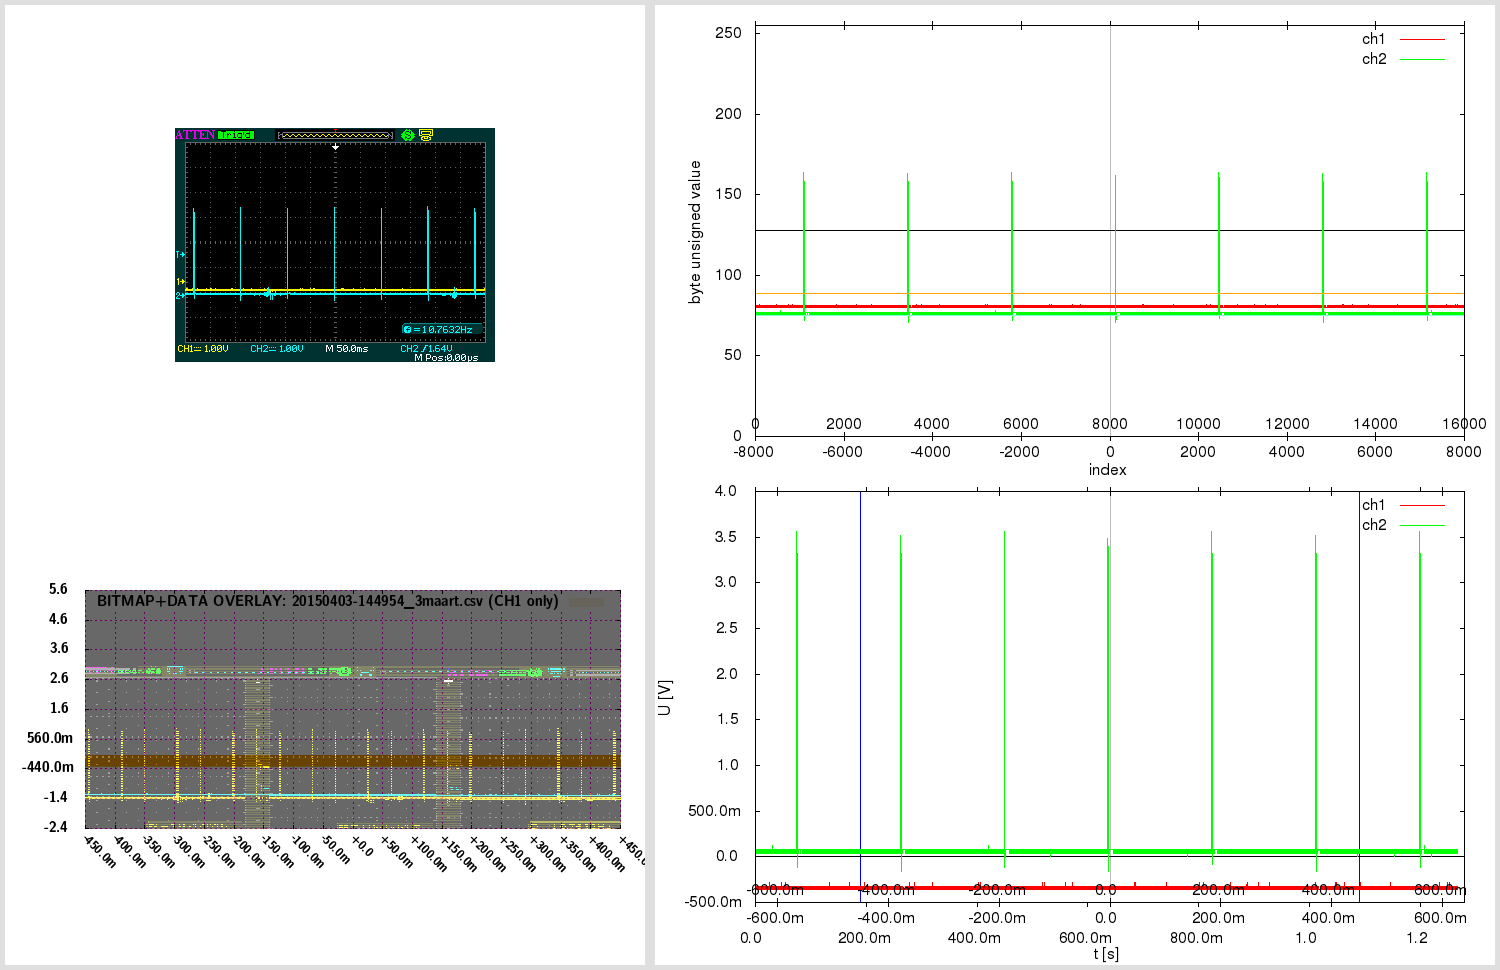

gnuplot code for this plot:

# 20150403-144954_3maart.gnuplot [generated by /home/warreee/attenload/adsparse-wave.pl]
# single gnuplot file, with two potentially independent scripts
# generates three plots: one based on integer, other based on real (SI) values
# and one bitmap overlay - and then montages them using ImageMagick

# attengrab .csv can just be centered (over t)
# -> the x=0 (t=0) will correspond to scope center
# (but .DAV/.CSV will also need extra sample alignment)

# in Linux, to see available fonts, do:
# fc-list --verbose | grep 'fullname:' | less
# the two fonts used here:
# LMSansDemiCond10-Regular or "Latin Modern Sans Demi Cond"; and Helvetica
# Helvetica doesn't even get reported on my system:
# $ fc-list --verbose | grep 'fullname:' | grep -i 'Helvetica\|Demi Cond'
#	fullname: "LM Sans Demi Cond 10 Regular"(s) "LMSansDemiCond10-Regular"(s)


print "Gnuplotting..."

## "master settings" (shared between both parts of script)

# line color - specified by linestyles
set style line 1 linetype 1 linecolor rgb "red"
set style line 2 linetype 1 linecolor rgb "green"
set style line 3 linetype 1 linecolor rgb "orange"
set style line 4 linetype 1 linecolor rgb "aquamarine"
set style line 5 linetype -1 linecolor rgb "black"
set style line 6 linetype -1 linecolor rgb "gray"
set style line 7 linetype 1 linecolor rgb "blue"


# VARIABLES ########### ########### ###########

fnbase="20150403-144954_3maart"
fn_bmp = fnbase . ".bmp"
fn_pngr = fnbase . "_r.png"
fn_pngi = fnbase . "_i.png"
fn_pngov = fnbase . "_ov.png"
fn_pngt = fnbase . "_tmp.png"
fn_pngo = fnbase . ".png"

# scope screen(shot) properties
tdiv = 0.05          # T/DIV (50e-9)
toffs = 0        # time offset (scope) (200e-9)
vdiv1 = 1        # V/DIV CH1 (500e-3)
vdiv2 = 1         # V/DIV CH2 (50e-3)
voffs1 = -1.56         # volt offset CH1 (-1.5)
voffs2 = -2.12       # volt offset CH2 (100e-3)
sampintp  = 8.00000063e-05    # (500e-12)
sampintf  = 1/sampintp
sratacqf  = 12500      # (250e6)
sratacqp  = 1/sratacqf
#osf = 1.0    # oversample factor (multiplies .CSV and .DAV time domain) # unused here
adsFactor = 1.28

# (edges of current capture and divisions)
scope_hdiv=18
scope_vdiv=8
# enforce floating point (see below)
scope_trange = scope_hdiv*tdiv*1.0    # (900e-9)
scope_left=toffs-(scope_trange/2)     # (-250e-9)
scope_right=toffs+(scope_trange/2)    # (650e-9)
scope_bottom=-voffs1-(scope_vdiv*vdiv1/2) # -500e-3
scope_top=-voffs1+(scope_vdiv*vdiv1/2)    # 3.5

totalch1Vspan=scope_vdiv*vdiv1
totalch2Vspan=scope_vdiv*vdiv2
ch1Vcoeff = adsFactor*totalch1Vspan/(2**8)
ch2Vcoeff = adsFactor*totalch2Vspan/(2**8)

voffs1int = voffs1/ch1Vcoeff  # -39
voffs2int = voffs2/ch2Vcoeff  # -53

acsv_fn = fnbase . '.csv' # '20130020-013902.csv' # from attenload tmp_wav
acsz=16000         # tmp_wav/.csv size (900)
fts=8e-05         # final timestep (sampling period)
# here scope_trange could be 18*1, with acsz 16000;
# if as integer, 18/16000 would be 0 - enforce floating point
# above enforcing scope_trange to float doesn't work,
# must again here:
tdivp = 1.0*scope_trange/acsz   # sampling rate, based on scope range and numsamples in tmp (1ns)
tdivf = 1/tdivp             # freq based on that sampling rate

# just in case - not needed usually:
triglevel=1.64
trigholdoff=100e-9

toffsamp = toffs/fts		# 0
# time finetune offset - int (samples) (depends on range)
tfoi = -164


#### extract bitmap from .png, if .bmp not present
# was -crop 480x234+10+10; now -crop 480x234+95+128

cmdstr = 'if (! test -f "'.fn_bmp.'") ; then \
  echo -n "'.fn_bmp.' not found .. " ; \
  if [ -f "'.fn_pngo.'" ] ; then \
    echo -n "'.fn_pngo.' found - extracting" ; \
    convert -crop 480x234+95+128 "'.fn_pngo.'" "'.fn_bmp.'" ; \
  else \
    echo -n "'.fn_pngo.' not found - cannot extract" ; \
  fi ; \
else \
  echo -n "'.fn_bmp.' found - using that" ; \
fi; echo'

#print cmdstr
# note - since cmdstr above uses double quotes,
# must use single quotes for bash here!:
print system("bash -c '". cmdstr ."' 2>&1")


##################################
###### plot directly with unsigned byte data

set terminal png size 840,480
set termoption enhanced
set termoption font "Helvetica, 12"

set output fn_pngi
set datafile separator ","

# set axis label
set xlabel "index" offset 0.0,0.8
set ylabel "byte unsigned value" offset 1.0,0.0


# horizontal line as functions
zeroline(x)=128
ch1offs(x)=128+voffs1int # (-39)
ch2offs(x)=128+voffs2int # (-53)

# vertical line - headless arrow
# "y" scope axis in middle:
ymI = acsz/2
set arrow from ymI,0 to ymI,255 nohead ls 5
# time offset:
toI = ymI - toffs/fts
set arrow from toI,0 to toI,255 nohead ls 6


# must use multiplot here, to have two x-axes
# and thus, must set lmargin, so both graphs match

set size 1.0,0.9      # 0.1/2 = 0.05
set bmargin 0
set lmargin 10
set yrange [0:255] # 8-bit


set multiplot

set origin 0,0.1
set xrange [0:acsz]
set xtics in
set xtics offset 0,graph 0.08
plot \
  zeroline(x) with lines notitle ls 5,\
  acsv_fn using 1:2 with lines title "ch1" ls 1, \
  "" using 1:3 with lines title "ch2" ls 2, \
  ch1offs(x) with lines notitle ls 3, \
  ch2offs(x) with lines notitle ls 4

unset arrow # if big offset, line from prev. can 'leak' in next at diff place, so reset

set origin 0,0.1
set xtics out
set xtics offset 0,graph 0.02
set xrange [-acsz/2:acsz/2-1]
#set xtics nomirror 500
set noytics
set noylabel
unset xlabel # set xlabel ""
set border 1
plot 0 notitle

set nomultiplot


### reset previous settings
#unset border # no work for default
set border    # Draw default borders:
set ytics
unset yrange


##################################
###### plot with converted real SI units

# reset # resets set style line!

set terminal png size 840,480
set termoption enhanced
set termoption font "Helvetica, 12"

set output fn_pngr
set datafile separator ","

# set axis label
set xlabel "t [s]" offset 0.0,0.1
set ylabel "U [V]" offset 1.0,0.0

# axis tics format
set format y "%.1s%c"
set format x "%.1s%c"


# horizontal line as functions
zerolineR(x)=0
# don't show real offsets; they could be way off depending on V/DIV
#ch1offsR(x)=0+(-1.56)
#ch2offsR(x)=0+(-2.12)

# "y" scope axis in middle (the +1 added to ymI so it snaps at 0):
ymR=(ymI+1)*fts
set arrow from ymR,graph 0 to ymR,graph 1 nohead ls 5
# time offset:
toR=toI*fts
set arrow from toR,graph 0 to toR,graph 1 nohead ls 6
# indicate scope range here too
set arrow from scope_left+toR,graph 0 to scope_left+toR,graph 1 nohead ls 7
set arrow from scope_right+toR,graph 0 to scope_right+toR,graph 1 nohead ls 7


# must use multiplot here, to have two x-axes
# and thus, must set lmargin, so both graphs match

set size 1.0,0.9      # 0.1/2 = 0.05
set bmargin 0
set lmargin 10
set yrange [] writeback # since we don't set explicity, must save autorange
set autoscale y

set multiplot

set origin 0,0.13
set xrange [0:acsz*fts]
set xtics out
set xtics offset 0,graph -0.03
plot \
  zerolineR(x) with lines notitle ls 5,\
  acsv_fn using ($4+tfoi*fts):5 with lines title "ch1" ls 1, \
  "" using ($4+tfoi*fts):6 with lines title "ch2" ls 2

set yrange restore # this saves the found yrange after `plot`
unset arrow # if big offset, line from prev. can 'leak' in next at diff place, so reset

set origin 0,0.13
set xtics out
set xtics offset 0,graph 0.02
set xrange [(-acsz/2)*fts:(acsz/2-1)*fts]
set noytics
set noylabel
unset xlabel # set xlabel ""
set border 1
plot GPVAL_Y_MIN notitle

set origin 0,0.13
set xtics in
set xtics offset 0,graph 0.08
# wrong to put xrange [scope_left:scope_right] here;
# as [scope_left:scope_right] could be a snippet,
# and this graph shows entire capture!
# simply move the previous scale for toffset
toRR=(acsz/2.)*fts-toR
set xrange [(-acsz/2)*fts+toRR:(acsz/2-1)*fts+toRR]
set noytics
set noylabel
unset xlabel # set xlabel ""
set border 1
plot GPVAL_Y_MIN notitle

set nomultiplot


##################################
###### plot with bitmap and data overlay

# here 840,480 remains as output png size,
# even if not set explicitly; also, make
# the height smaller - so can have gravity North in montage

set terminal png truecolor size 640,305 # size 840,480
set termoption enhanced
myfont="LMSansDemiCond10-Regular"   # LMSansDemiCond10-Regular or "Latin Modern Sans Demi Cond"
# cannot do concatenation direct in termoption line, so in separate string
myfontb="".myfont.", 12"
set termoption font myfontb

set output fn_pngov
set datafile separator ","


set autoscale
unset xtics
unset ytics
unset border
unset arrow # delete all arrows
unset object # (hopefully) delete objects?

set xrange [scope_left:scope_right]
xticstep=(scope_right-scope_left)/scope_hdiv
set xtics in scope_left,xticstep,scope_right scale 1
set yrange [scope_bottom:scope_top]
yticstep=(scope_top-scope_bottom)/scope_vdiv
set ytics in scope_bottom,yticstep,scope_top scale 1
set grid xtics ytics back linecolor rgb "magenta"
# right is only gnuplot 4.6 - without it ok w/ 4.4
#set xtics rotate by -45 offset 2.5,-1.50 right format "%+.1s%c" font myfont.',10'
set xtics rotate by -45 offset 0.0,0.0 format "%+.1s%c" font myfont.',10'
set key noenhanced

# dimensions of scope screenshot bitmap
bmp_w=480
bmp_h=234

# alpha bmp transparency [0:255]
bmp_alpha = 150
# boxes fillstyle transparent solid 0.10
box_transp = (1.-(acsz/16384.))*0.9 + 0.10

# plot string for data in transparent bitmap:
plot1au = "(($0-acsz/2.+tfoi)*fts+toffs):($5)"

# bmp_w=480 bmp_h=234 ; inside 451x201+15+14
# on plot: scope_left:scope_right and scope_bottom:scope_top!
# (so toffset is built in!)

bdx = scope_trange/(451.0-1)  # [s/pixel] /451: 1.99557e-09 vs 2.000e-9 manually
bdy = totalch1Vspan/(201.0-1) # [V/pixel] /201: 0.0199005 vs 0.02005 manually
bofx = -((scope_trange/2.0)-toffs+(15.0+0)*bdx) #-15.0*bdx # -2.8e-7
bofy = -((totalch1Vspan/2.0)+voffs1+(14.0+5)*bdy) #-14.0*bdy # -0.88

# seems `boxes fillstyle transparent solid 0.40` makes some seethroughs
# or something with bmp alpha overlay; but even without, all the same?
# because the red + blue (somehow inverted) creates a gray.. better green or orange

_plot_str = "zerolineR(x) with lines notitle ls 1,\
acsv_fn \
  using ".plot1au." with boxes fillstyle transparent solid box_transp noborder linestyle 3\
  title 'BITMAP+DATA OVERLAY: '.acsv_fn.' (CH1 only)',\
fn_bmp \
  binary array=(bmp_w,bmp_h) skip=54 format='%uchar' \
  dx=bdx dy=bdy origin=(bofx,bofy) \
  using 1:2:3:(bmp_alpha) \
  with rgbalpha t ''"

# seems actual plot in screenshot bitmap (480 × 234)
#  is at: 451x201+15+14; aspect ratio 201/451 = 0.445676
set size ratio 0.445676

eval("plot " . _plot_str)




##################################
###### montage commands

# used to be in attengrab; now here
# call ImageMagick montage via system
# and montage in `gnuplot` (easier to separate)

print "Montaging images..."
# this works in ImageMagick 6.6.2-6, but not in 6.5.7-8
#      '.fn_pngov.' -gravity Center -extent x480  \#
# must spec -extent 640x480 for 6.5

cmdstr = 'montage \
  <(montage \
    <(convert \
      '.fn_bmp.' -gravity Center -crop 640x480-10+0! -flatten  \
      bmp:-) \
    <(convert \
      '.fn_pngov.' -gravity Center -extent 640x480  \
      bmp:-) \
  -tile 1x -geometry +0+0  \
  bmp:-) \
  <(montage \
    '.fn_pngi.' \
    '.fn_pngr.' \
  -tile 1x -geometry +0+0  \
  bmp:-) \
-geometry +0+0 -border 5 \
'.fn_pngo

print cmdstr
print system('bash -c "'. cmdstr .'" 2>&1')

print "Deleting temp files ..."

delcmd = "rm"

# leave the bitmap for now
# actually, let attengrab handle it - since
# it may need to be re-taken!
# #cmdstr = delcmd ." ". fn_bmp
# #print cmdstr . "  " . system(cmdstr . " 2>&1")

cmdstr = delcmd ." ". fn_pngr
print cmdstr . "  " . system(cmdstr . " 2>&1")

cmdstr = delcmd ." ". fn_pngi
print cmdstr . "  " . system(cmdstr . " 2>&1")

cmdstr = delcmd ." ". fn_pngov
print cmdstr . "  " . system(cmdstr . " 2>&1")




# note:
# set terminal png size 840,480 # size defaults to 640x480 px
# set terminal pdf size 10,3 # size defaults to 5x3 in
# enhanced text: set termoption enhanced

# vertical line - headless arrow
# need ymin and ymax; gnuplot gives them only after plot -
# - and even then they do not correspond to end ticks
# - and even then, cannot get the arrow to show, after the second `plot`
# .. nor can I edit it anyhow; it must run before the first `plot`
# so instead of that, position y coordinates relative to graph (0 to 1)
#set arrow 1 from graph 0.5,0 to graph 0.5,1 nohead ls 5

# in multiplot, yrange should be after the size command
# note: xrange could be 2250 or 450
# so leave it to autoscale here? will be accurate since it's integer index...
# now set explicitly by script # below in multiplot

# axis tics format
# for engineering notation - 'help format specifiers':
# "A 'scientific' power is one such that the exponent is a multiple of three."

# print "Montaging images..."

# "The 'tile' size is then set to the largest dimentions
# of all the resized images, and the size actually specified."
# "by removing the 'size' component, non of the images will
# be resized, and the 'tile' size will be set to the largest
# dimensions of all the images given"
# not so simple: http://unix.stackexchange.com/questions/4046/
# can be done in one command with bash subprocess pipes (bash only)
# was: .fn_bmp.' -gravity NorthWest ; fn_pngov.' -gravity North
# can pad with -gravity Center -extent 640x480;
# but also with crop! -flatten - there have offset too!
# -geometry +2+2 can also mess up the last -border 5 !

# bmp scale worked for:
# bmp_w=480 bmp_h=234 ; inside 451x201+15+14
# tdiv = 5e-08,  toffs = 2e-07,  vdiv1 = 0.5,   voffs1 = -1.5,
# dx=2.000e-9 dy=0.02005 origin=(-2.8e-7,-0.88) for
# tspan = 18*tdiv = 18*5e-08 = 9e-07s
# vspan1 = 8*vdiv1 = 8*0.5 = 4V
# tspan/451 = 9e-07/451 = 1.99557e-09 s/pixel
# vspan1/201 = 4/201 = 0.0199005 V/pixel
# bdx=tspan/(451-1) = '9e-07/(451-1)' = 2e-09
# bdy=vspan1/(201-1) = '4/(201-1)' = 0.02
# 15*bdx = 15*2e-9 = 3e-08
# 14*bdy = 14*0.02 = 0.28
# 15*1.99557e-09 = 2.99335e-08
# 14*0.0199005 = 0.278607
